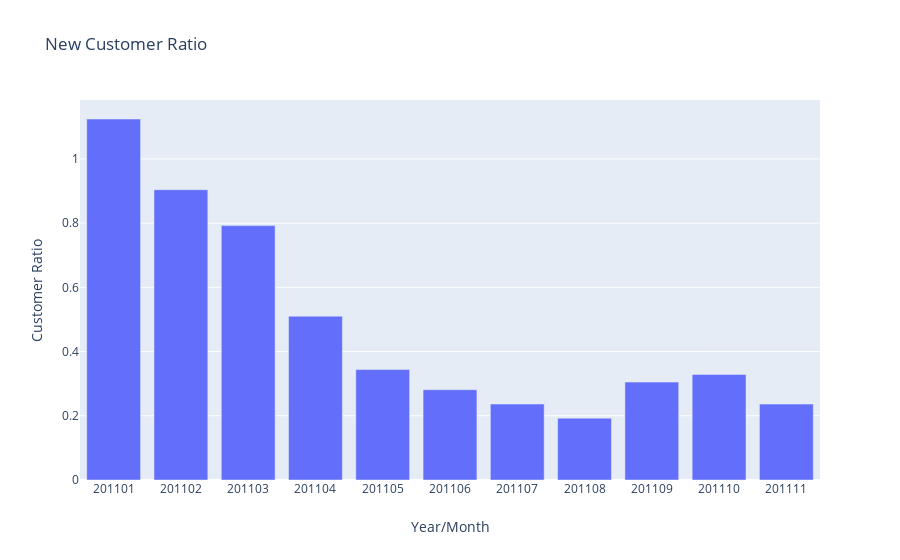

Notebook source saved alongside this figure:
### Code cell
figure = go.Figure()

figure.add_trace(
                go.Bar(
                            x= new_user_ratio['InvoiceYearMonth'] ,
                            y= new_user_ratio['CustomerID'] 
                            )
                )

figure.update_layout( title='New Customer Ratio',
                       xaxis_title='Year/Month',
                       yaxis_title='Customer Ratio')

figure.update_xaxes(type = 'category')
pio.show(figure)

### Figure 1 — Plotly figure (JSON) as saved in the notebook; plotly's stock layout.template omitted (floating-point values rounded to 4 significant figures)
{"data": [{"type": "bar", "x": ["201101", "201102", "201103", "201104", "201105", "201106", "201107", "201108", "201109", "201110", "201111"], "y": [1.124, 0.904, 0.7922, 0.5102, 0.3438, 0.2812, 0.2366, 0.1926, 0.3049, 0.3289, 0.2364]}], "layout": {"autosize": true, "title": {"text": "New Customer Ratio"}, "xaxis": {"autorange": true, "range": [-0.5, 10.5], "title": {"text": "Year/Month"}, "type": "category"}, "yaxis": {"autorange": true, "range": [0, 1.183], "title": {"text": "Customer Ratio"}, "type": "linear"}}}
